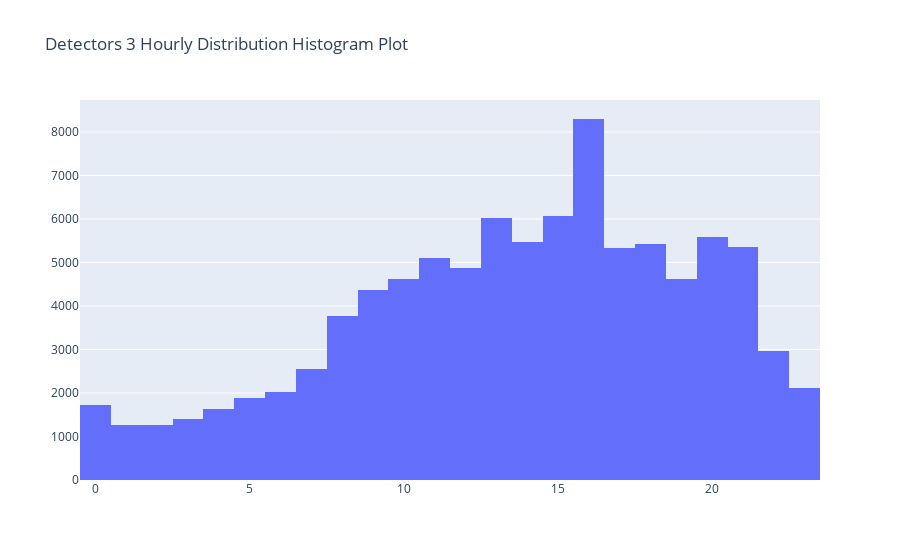

Notebook source saved alongside this figure:
### Code cell
# defining data in interactive plots
trace1= go.Histogram(x=Detector_3['Hour'], nbinsx=24)
data = [trace1]
# defining layout
layout = go.Layout(title="Detectors 3 Hourly Distribution Histogram Plot")
# defining figure and plotting
fig = go.Figure(data = data,layout = layout)
iplot(fig)

### Figure 1 — Plotly figure (JSON) as saved in the notebook; plotly's stock layout.template omitted (floating-point values rounded to 4 significant figures; data arrays with more than 128 entries replaced by an {"elided": "..."} marker saying what was removed)
{"data": [{"nbinsx": 24, "type": "histogram", "x": {"elided": "93752 int values"}}], "layout": {"title": {"text": "Detectors 3 Hourly Distribution Histogram Plot"}}}
